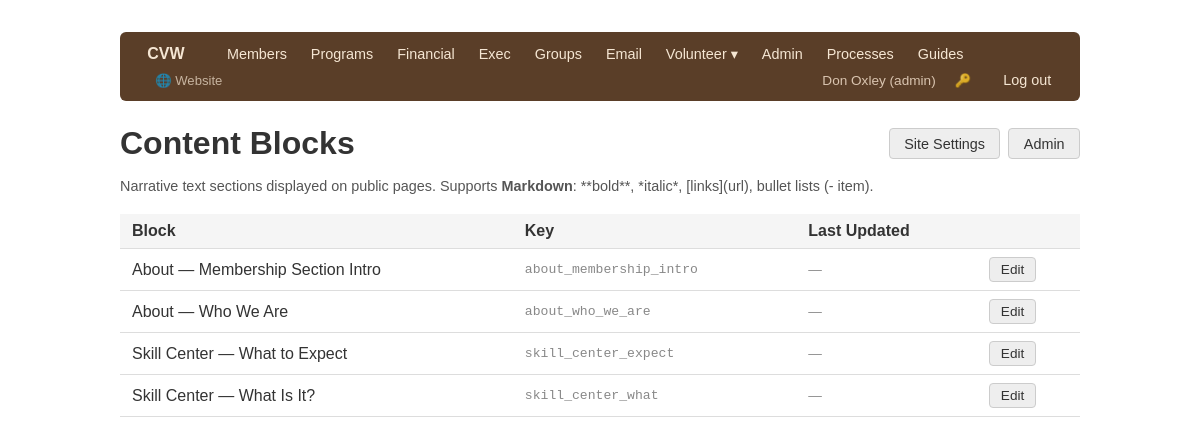
/admin/content/blocks (signed in), run on the app's committed database.
### app/models/user.py (models this page shows, shortened)
class User(Base):
    __tablename__ = "users"
    id = Column(Integer, primary_key=True, index=True)
    username = Column(String, unique=True, nullable=False, index=True)
    full_name = Column(String, nullable=False)
    role = Column(String, nullable=False)       # see ROLES
    hashed_password = Column(String, nullable=False)
    active = Column(Boolean, default=True)
    must_change_password = Column(Boolean, default=False)
    member_id = Column(Integer, ForeignKey("members.id"), nullable=True)
    created_at = Column(DateTime, server_default=func.now())
    member = relationship("Member", backref="user_account")

### app/models/site_content.py (models this page shows)
class ContentBlock(Base):
    __tablename__ = "content_blocks"
    key        = Column(String, primary_key=True)
    title      = Column(String, nullable=False)   # human-readable name for admin list
    body       = Column(String, default="")
    updated_at = Column(DateTime, onupdate=func.now())

### app/routers/admin_console.py (the view)
@router.get("/content/blocks", response_class=HTMLResponse)
def content_blocks(request: Request, _=auth, db: Session = Depends(get_db)):
    blocks = db.query(ContentBlock).order_by(ContentBlock.key).all()
    return templates.TemplateResponse("admin/content_blocks.html", {
        "request": request, "blocks": blocks,
    })

### app/templates/admin/content_blocks.html (shortened to what this page needs)
{% extends "base.html" %}
{% block content %}
<div style="display:flex; justify-content:space-between; align-items:center; margin-bottom:1rem">
    <h1 style="margin:0">Content Blocks</h1>
    <div style="display:flex; gap:0.5rem">
        <a href="/admin/content/settings" class="btn btn-secondary">Site Settings</a>
        <a href="/admin/" class="btn btn-secondary">Admin</a>
    </div>
</div>
<p style="color:#555; font-size:0.9rem; margin-bottom:1.25rem">
    Narrative text sections displayed on public pages. Supports
    <strong>Markdown</strong>: **bold**, *italic*, [links](url), bullet lists (- item).
</p>
<table>
    <thead>
        <tr><th>Block</th><th>Key</th><th>Last Updated</th><th></th></tr>
    </thead>
    <tbody>
    {% for b in blocks %}
    <tr>
        <td>{{ b.title }}</td>
        <td style="font-family:monospace; font-size:0.82rem; color:#888">{{ b.key }}</td>
        <td style="font-size:0.85rem; color:#888">
            {{ b.updated_at.strftime('%Y-%m-%d') if b.updated_at else '—' }}
        </td>
        <td>
            <a href="/admin/content/blocks/{{ b.key }}/edit" class="btn btn-secondary"
               style="font-size:0.85rem; padding:0.25rem 0.7rem">Edit</a>
        </td>
    </tr>
    {% endfor %}
    </tbody>
</table>
{% endblock %}

### app/templates/base.html (shortened to what this page needs)
<!DOCTYPE html>
<html lang="en">
<head>
</head>
<body>
<nav>
    <a href="/" class="nav-brand" style="text-decoration:none">CVW</a>
    {% if request.state.user %}
        {% set role = request.state.user.role %}
        {% if role in ['admin', 'exec', 'membership'] %}
            <a href="/members/">Members</a>
        {% endif %}
        {% if role in ['admin', 'exec', 'program'] %}
            <a href="/programs/">Programs</a>
        {% endif %}
        {% if role in ['admin', 'financial'] %}
            <a href="/financial/">Financial</a>
        {% endif %}
        {% if role in ['admin', 'exec'] %}
            <a href="/exec/">Exec</a>
        {% endif %}
        {% if role in ['admin', 'membership'] %}
            <a href="/groups/">Groups</a>
            <a href="/email/">Email</a>
        {% endif %}
        {% if role in ['admin', 'librarian'] %}
        <div class="nav-dropdown">
            <a href="#">Volunteer ▾</a>
        </div>
        {% endif %}
        {% if role == 'admin' %}
            <a href="/admin/">Admin</a>
        {% endif %}
        <a href="/processes/">Processes</a>
        <a href="/guides/">Guides</a>
        <a href="/site/" style="margin-left:0.5rem; opacity:0.7; font-size:0.82rem">🌐 Website</a>
        <div class="nav-right">
            <span class="nav-user">{{ request.state.user.full_name }} ({{ role }})</span>
            <a href="/change-password" title="Change password" style="font-size:0.82rem; opacity:0.8">🔑</a>
            <a href="/logout">Log out</a>
        </div>
    {% else %}
        <div class="nav-right"><a href="/login">Log in</a></div>
    {% endif %}
</nav>
{% block content %}{% endblock %}
</body>
</html>

### app/templates/base.html (style rules this page uses)
body { font-family: sans-serif; max-width: 960px; margin: 2rem auto; padding: 0 1rem; color: #333; }
nav { margin-bottom: 1.5rem; background: #5a3e28; padding: 0.5rem 1rem; border-radius: 6px; display: flex; align-items: center; gap: 0; flex-wrap: wrap; }
nav .nav-brand { color: #f5e6d3; font-weight: 700; font-size: 1rem; margin-right: 1.25rem; }
nav a { margin-right: 0.1rem; text-decoration: none; color: #f5e6d3; font-size: 0.9rem; padding: 0.3rem 0.7rem; border-radius: 4px; }
nav .nav-right { margin-left: auto; display: flex; align-items: center; gap: 0.5rem; }
.nav-dropdown { position: relative; display: inline-block; }
.nav-dropdown > a { margin-right: 0.1rem; }
nav .nav-user { color: #d9c4b0; font-size: 0.85rem; }
table { width: 100%; border-collapse: collapse; }
th, td { text-align: left; padding: 0.5rem 0.75rem; border-bottom: 1px solid #ddd; }
th { background: #f5f5f5; font-weight: 600; }
.btn { display: inline-block; padding: 0.4rem 0.9rem; border-radius: 4px; text-decoration: none; font-size: 0.9rem; border: 1px solid transparent; cursor: pointer; }
.btn-secondary { background: #eee; color: #333; border-color: #ccc; }
h1 { margin-bottom: 1rem; }

### data on the page
User: state.user.full_name "Don Oxley", role "admin"
ContentBlock: title "About — Membership Section Intro", key "about_membership_intro", updated_at "—"
ContentBlock: title "About — Who We Are", key "about_who_we_are", updated_at "—"
ContentBlock: title "Skill Center — What to Expect", key "skill_center_expect", updated_at "—"
ContentBlock: title "Skill Center — What Is It?", key "skill_center_what", updated_at "—"
